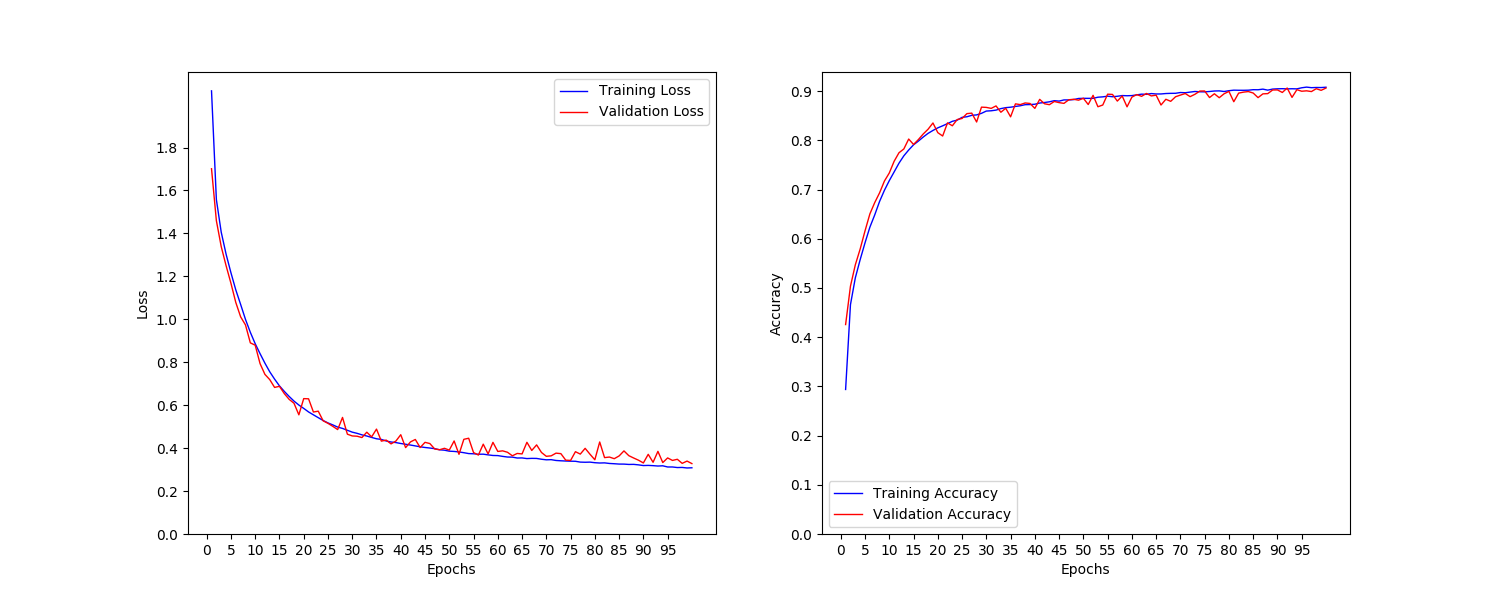

Here is the Python script that generated this plot:
import numpy as np
import struct
import os
import matplotlib.pyplot as plt
import random


class MLP:
    
    def __init__(self, num_inputs=3, num_hidden=[3,5], num_outputs=2, init='rand'):
        
        # intitialize the number of layers
        self.num_inputs = num_inputs
        self.num_hidden = num_hidden
        self.num_outputs = num_outputs
        
        layers = [num_inputs] + num_hidden + [num_outputs]
        
        # initialize the weights, with different methods
        self.weights = []
        for i in range(0, len(layers)-1):
            if init == 'rand':
                w = np.random.rand(layers[i], layers[i+1])
            elif init == 'xavier':
                w = self._xavier_uniform(layers[i], layers[i+1])
            elif init == 'gauss':
                w = np.zeros((layers[i], layers[i+1]))
                for p in range(layers[i]):
                    for q in range(layers[i+1]):
                        w[p][q] = random.gauss(0,1)
            self.weights.append(w)

        # initialize the bias, all zero
        self.bias = []
        for i in range(0, len(layers)-1):
            b = np.zeros(layers[i+1])
            self.bias.append(b)

        # initialize the activations
        self.activations = []
        for i in range(len(layers)):
            a = np.zeros(layers[i])
            self.activations.append(a)

        # initialize the derivatives
        self.derivatives = []
        for i in range(len(layers) - 1):
            d = np.zeros((layers[i], layers[i+1]))
            self.derivatives.append(d)

        # initialize the derivatives of bias
        self.derivatives_b = []
        for i in range(0, len(layers)-1):
            d_b = np.zeros(layers[i+1])
            self.derivatives_b.append(d_b)


            
    def forward_propagation(self, inputs):

        activation = inputs
        self.activations[0] = inputs

        for i, w in enumerate(self.weights):
        # calculate the net inputs
            net_inputs = np.dot(activation, w) + + self.bias[i]
        # calculate the activations
            if i == (len(self.weights) - 1):          # softmax for the last activation
                activation = self._softmax(net_inputs)
            else:
                activation = self._relu(net_inputs)
            self.activations[i+1] = activation
        
        return activation


    def back_propagation(self, target, reg_method, lambd, verbose=False):
        # loop the weights from back to front
        for i in reversed(range(len(self.derivatives))):
            current_activation = self.activations[i]
            next_activation = self.activations[i+1]
            # last layer with softmax as activation function
            if i == len(self.derivatives) - 1:          # last layer
                error = next_activation - target        # (d_E / d_predictin[L]) * (d_predictin[L] / softmax'(z[L]))
                delta = error
                delta_reshaped = delta.reshape(-1, delta.shape[0])
                current_activation_reshaped = current_activation.reshape(current_activation.shape[0], -1)
                if reg_method=='L2':
                    self.derivatives[i] = np.dot(current_activation_reshaped, delta_reshaped) + lambd * self.weights[i]
                elif reg_method=='L1':
                    self.derivatives[i] = np.dot(current_activation_reshaped, delta_reshaped) + lambd * np.sign(self.weights[i])
                else:
                    self.derivatives[i] = np.dot(current_activation_reshaped, delta_reshaped)
                self.derivatives_b[i] = delta
                error = np.dot(delta, self.weights[i].T)
            else:
                delta = error * self._relu_derivatives(next_activation)
                delta_reshaped = delta.reshape(-1, delta.shape[0])
                current_activation_reshaped = current_activation.reshape(current_activation.shape[0], -1)
                if reg_method=='L2':
                    self.derivatives[i] = np.dot(current_activation_reshaped, delta_reshaped) + lambd * self.weights[i]
                elif reg_method=='L1':
                    self.derivatives[i] = np.dot(current_activation_reshaped, delta_reshaped) + lambd * np.sign(self.weights[i])
                else:
                    self.derivatives[i] = np.dot(current_activation_reshaped, delta_reshaped)
                self.derivatives_b[i] = delta
                error = np.dot(delta, self.weights[i].T)
                if verbose == True:
                    print("The derivatives for W{} is: {}".format(i, self.derivatives[i]))


    def gradient_descent(self, learning_rate, verbose=False):
        # update the all weights
        for i in range(len(self.weights)):
            if verbose:
                print("Original W{} is: {}".format(i, self.weights[i]))
                print("Original b{} is: {}".format(i, self.bias[i]))
            self.weights[i] -= learning_rate * self.derivatives[i]
            self.bias[i] -= learning_rate * self.derivatives_b[i]  
            if verbose:
                print("Updated W{} is: {}".format(i, self.weights[i]))
                print("Updated b{} is: {}".format(i, self.bias[i]))


    def report_loss(self, loss_history, loss_history_val, train_accuracy_history, val_accuracy_history, epochs, image_save_path="./learning_curve.png"):
       # get the plot of learning curve and save
        x = np.linspace(1, epochs, epochs)

        plt.figure(figsize=(15,6))
        plt.subplot(121)
        plt.plot(x, loss_history, linewidth=1, c='blue', label='training loss')
        plt.plot(x, loss_history_val, linewidth=1, c='red', label='validation loss')
        plt.xlabel("Epochs")
        plt.ylabel("Loss")
        plt.xticks(np.arange(0,epochs,5))
        plt.yticks(np.arange(0, 2, 0.2))
        plt.legend(["Training Loss", "Validation Loss"])

        plt.subplot(122)
        plt.plot(x, train_accuracy_history, linewidth=1, c='blue', label='training accuracy')
        plt.plot(x, val_accuracy_history, linewidth=1, c='red', label='training accuracy')
        plt.xlabel("Epochs")
        plt.ylabel("Accuracy")
        plt.xticks(np.arange(0,epochs,5))
        plt.yticks(np.arange(0, 1, 0.1))
        plt.legend(["Training Accuracy", "Validation Accuracy"])

        plt.savefig(image_save_path)
        # plt.show()



    def train(self, inputs, targets, val_images, val_labels, epochs, reg_method, lambd, 
                learning_rate, lr_decay=[False, 'linear', 10, 0.8],
                batch_size=1, image_save_path="./learning_curve.png"):
        """
            Implement the train function. 


            Arguments:

            inputs      --      training images.
            targets     --      training labels.
            val_images  --      validation images.
            val_labels  --      validation label.
            epochs      --      number of epoch we train
            learning rate --    step size of gradient descent
            lr_decay    --      A list with:
                                lr_decay[0]: apply learning rate decay or not
                                lr_decay[1]: which method for linear decay, 'linear' or 'non-linear'
                                lr_decay[2]: apply learning_rate decay every lr_decay_para[0] epoch
                                lr_decay[3]: learning_rate -= original_learning_rate * lr_decay_para[1],  for  'linear' method
                                                learning_rate = learning_rate * lr_decay_para[1],  for  'non-linear' method

        """

        print("Train starts: ......")
        # for recording Loss and accuracy
        loss_history = []
        loss_history_val = []
        train_accuracy_history = []
        val_accuracy_history = []
        original_lr = learning_rate

        # feed data from here!
        for i in range(epochs):

            # apply learning rate decay
            if lr_decay[0] and (lr_decay[1] == 'linear') and (i % lr_decay[2] == lr_decay[2] - 1):
                learning_rate -= original_lr * lr_decay[3]
                if learning_rate < 0:
                    learning_rate = original_lr * 0.0001
            if lr_decay[0] and (lr_decay[1] == 'non-linear') and (i % lr_decay[2] == lr_decay[2] - 1):
                learning_rate = learning_rate * lr_decay[3]

            # shuffle the dataset before every epoch training to ensure (Mini-Batch) stochastic gradient descent, SGD
            state = np.random.get_state()       # ensure the images and the labels are shuffled in the same sequence
            np.random.shuffle(inputs)
            np.random.set_state(state)
            np.random.shuffle(targets)

            outputs = []
            derivatives = []
            derivatives_b = []
            epoch_sum_error = 0
            epoch_sum_error_val = 0
            num_true_output = 0
            for j, (input, target) in enumerate(zip(inputs, targets)):
                # forward propagation
                output = self.forward_propagation(input)
                outputs.append(output)
                # back propagation
                self.back_propagation(target, reg_method, lambd)

                # calculating the average derivative of the batch
                derivatives.append(self.derivatives)
                derivatives_b.append(self.derivatives_b)
                if j % batch_size == batch_size - 1:
                    self.derivatives = self._tool(derivatives, batch_size)
                    self.derivatives_b = self._tool(derivatives_b, batch_size)
                    # gradient descent
                    self.gradient_descent(learning_rate)
                    derivatives = []
                    derivatives_b = []

                # sum error of each piece of data
                error_for_each = self._cross_entropy_Regularization(target, output, self.weights, reg_method, lambd)
                epoch_sum_error += error_for_each

            # report the loss and train accuracy of the epoch
            epoch_mean_error = epoch_sum_error / len(inputs)
            loss_history.append(epoch_mean_error)

            # calculating the accuracy on training set
            for k in range(len(inputs)):
                output_k = outputs[k].tolist()
                target_k = targets[k].tolist()
                if output_k.index(max(output_k)) == target_k.index(max(target_k)):
                    num_true_output += 1
            train_accuracy = float(num_true_output) / len(inputs)
            train_accuracy_history.append(train_accuracy)

            # evaluating the outcome on validation set
            preds = []
            num_true_pred = 0
            for image, label in zip(val_images, val_labels):
                pred = self.forward_propagation(image)
                preds.append(pred)
                error_for_each_val = self._cross_entropy_Regularization(label, pred, self.weights, reg_method, lambd)
                epoch_sum_error_val += error_for_each_val
            mean_error_val = epoch_sum_error_val / len(val_images)
            loss_history_val.append(mean_error_val)

            # calculating the accuracy on validation set
            for l in range(len(val_images)):
                pred_i = preds[l].tolist()
                label_i = val_labels[l].tolist()
                if pred_i.index(max(pred_i)) == label_i.index(max(label_i)):
                    num_true_pred += 1
            val_accuracy = float(num_true_pred) / len(val_images)
            val_accuracy_history.append(val_accuracy)

            print(" Epoch {}:  with learning rate of {}\n     Train loss: {}, Val Loss: {},\n     Train accuracy: {}, Val accuracy: {}"
            .format(i, learning_rate, round(epoch_mean_error,6), round(mean_error_val,6), round(train_accuracy,4), round(val_accuracy,4))) 
            print("-------------------------------")
            
        # plot the epoch-loss figure
        self.report_loss(loss_history, loss_history_val, train_accuracy_history, val_accuracy_history, epochs, image_save_path)
        print("------------Train finished!------------")

    
    def evaluate_model(self, images, labels, reg_method, lambd):
        # calculate loss
        sum_error = 0
        num_true_pred = 0
        preds = []
        for image, label in zip(images, labels):
            pred = self.forward_propagation(image)
            preds.append(pred)
            error_for_each = self._cross_entropy_Regularization(label, pred, self.weights, reg_method, lambd)
            sum_error += error_for_each
        mean_error = sum_error / len(images)
        print("Loss on Validation set is: {}".format(mean_error))

        # calculate accuracy
        for i in range(len(images)):
            pred_i = preds[i].tolist()
            label_i = labels[i].tolist()
            if pred_i.index(max(pred_i)) == label_i.index(max(label_i)):
                num_true_pred += 1
        accuracy = float(num_true_pred) / len(images)
        print("Accuracy on Validation set is: {}".format(accuracy))


    def _xavier_uniform(self, row, col):
        a = np.sqrt(6. / (row + col))
        return np.random.uniform(low=-a, high=a, size=[row,col]).astype(np.float32)

    def _relu(self, x):
        for i in range(len(x)):
            if x[i] < 0:
                x[i] = 0
        return x 

    def _relu_derivatives(self, x):
        return np.where(x > 0, 1, 0)

    def _softmax(self, x):
        max = np.max(x)
        return np.exp(x-max) / np.sum(np.exp(x-max))

    # def _cross_entropy(self, target, output):
    #     Loss = 0
    #     for i in range(target.shape[-1]):
    #         Loss += target[i] * np.log(output[i] + 1e-5)
    #     return -Loss

    def _cross_entropy_Regularization(self, target, output, weights, reg_method, lambd):
        Loss = 0
        Reg_cost = 0
        for i in range(target.shape[-1]):
            Loss += target[i] * np.log(output[i] + 1e-5)
        for item in weights:
            if reg_method == 'L2':
                Reg_cost += np.sum(np.square(item))
            if reg_method == 'L1':
                Reg_cost += np.sum(np.abs(item))
        Reg_cost = (lambd/2) * Reg_cost
        return -Loss + Reg_cost

    def _tool(self, d, batch_size):
        """
        the function for data type converting
        """
        d_len = len(d[0])
        d_new = []
        for i in range(d_len):
            d_new.append(np.zeros_like(d[0][i]))
        for i in range(len(d_new)):
            for item in d:
                d_new[i] += item[i]
            d_new[i] = d_new[i] / batch_size
        return d_new


    

# Functions for Loading MNIST DATASET
def load_mnist_train(path, kind='train'):
    labels_path = os.path.join(path,'%s-labels-idx1-ubyte'% kind)
    images_path = os.path.join(path,'%s-images-idx3-ubyte'% kind)
    with open(labels_path, 'rb') as lbpath:
        magic, n = struct.unpack('>II',lbpath.read(8))
        labels = np.fromfile(lbpath,dtype=np.uint8)
    with open(images_path, 'rb') as imgpath:
        magic, num, rows, cols = struct.unpack('>IIII',imgpath.read(16))
        images = np.fromfile(imgpath,dtype=np.uint8).reshape(len(labels), 784)
    return images, labels

def load_mnist_test(path, kind='t10k'):
    labels_path = os.path.join(path,'%s-labels-idx1-ubyte'% kind)
    images_path = os.path.join(path,'%s-images-idx3-ubyte'% kind)
    with open(labels_path, 'rb') as lbpath:
        magic, n = struct.unpack('>II',lbpath.read(8))
        labels = np.fromfile(lbpath,dtype=np.uint8)
    with open(images_path, 'rb') as imgpath:
        magic, num, rows, cols = struct.unpack('>IIII',imgpath.read(16))
        images = np.fromfile(imgpath,dtype=np.uint8).reshape(len(labels), 784)
    return images, labels

def normalize_data(train_images):
    train_images = train_images[:][:] / 255.0
    mean = np.sum(train_images) / (len(train_images) * 28 * 28)
    std = np.sqrt(np.sum((train_images - mean)**2) / (len(train_images) * 28 * 28))
    train_images = (train_images - mean) / std
    return train_images


def sep_validation(train_images, train_labels, val_ratio=0.1):
    """
    seperate the validation set from the whole training set
    """
    val_images = train_images[int(np.shape(train_images)[0] * (1-val_ratio)) :][:]
    val_labels = train_labels[int(np.shape(train_labels)[0] * (1-val_ratio)) :]
    train_images = train_images[0 : int(np.shape(train_images)[0] * (1-val_ratio))][:]
    train_labels = train_labels[0 : int(np.shape(train_labels)[0] * (1-val_ratio))]
    return train_images, train_labels, val_images, val_labels


def trans_labels(original_labels):
    """
    trans original labels to one-hot vector labels
    """
    new_labels = np.zeros((np.shape(original_labels)[0] ,10))
    for i in range(np.shape(original_labels)[0]):
        new_labels[i][original_labels[i]] = 1
    return new_labels




if __name__ == "__main__":
    
    # unpack and load the dataset
    path='../section1/dataset'
    train_images,train_labels=load_mnist_train(path)
    test_images,test_labels=load_mnist_test(path)

    # shuffle the dataset
    state = np.random.get_state()       # ensure the images and the labels are shuffled in the same sequence
    np.random.shuffle(train_images)
    np.random.set_state(state)
    np.random.shuffle(train_labels)

    # normalize data
    train_images = normalize_data(train_images)

    # seperate the validation set from training set
    train_images, train_labels, val_images, val_labels = sep_validation(train_images, train_labels, val_ratio=0.1)

    # convert labels to 2-d array for dimension consistence
    train_labels = train_labels.reshape(np.shape(train_labels)[0], -1)
    val_labels = val_labels.reshape(np.shape(val_labels)[0], -1)
    test_labels = test_labels.reshape(np.shape(test_labels)[0], -1)

    # transfer the label to one-hot vector
    train_labels = trans_labels(train_labels)
    val_labels = trans_labels(val_labels)
    test_labels = trans_labels(test_labels)

    # construct the MLP
    mlp = MLP(784, [32, 16], 10,  init='rand')

    # Regularization method and lambd for L1 and L2 Regularization
    reg_method = 'no'
    lambd = 0.02

    # train the MLP
    mlp.train(train_images, train_labels, val_images, val_labels, epochs=100, 
                reg_method=reg_method, lambd=lambd,
                learning_rate=0.0003, lr_decay=[False, 'non-linear', 5, 0.95],
                batch_size=1, image_save_path="./learning_curve.png")

    # predictions on validation set
    mlp.evaluate_model(val_images, val_labels, reg_method, lambd)


    """
    
    To config the MPL:
        "mlp = MLP(784, [32, 16], 10, init='rand')"
            config the number of layers and number of neurons in each layer.
            init:    choose different ways for initializing the weights, with available options as:
                        'rand' for randomly initializing between [0,1)
                        'xavier' for initializing with Xavier method
                        'Gauss' for Gauss distribution with 0 as mean, and 1 as std
    
    To train the MLP, set the following parameters for different configs:
        "mlp.train()"
            train_images:   the training images
            train_labels:   the training labels
            val_images:     the validation images
            val_labels:     the validation labels
            epochs:         the number of epoch to train
            reg_method:     regularization method to apply, with available options as:
                                'L1' for L1 regularization
                                'L2' for L2 regularization
                                ''   for no regularization applied
            lambd:          the lambd for L1 and L2 regularization
            learning_rate:  learning rate as you know
            lr_decay:       a list for changing learning rate in training process, with elements as:
                                lr_decay[0]: apply learning rate decay or not
                                lr_decay[1]: which method for linear decay, 'linear' or 'non-linear'
                                lr_decay[2]: apply learning_rate decay every lr_decay_para[0] epoch
                                lr_decay[3]: learning_rate -= original_learning_rate * lr_decay_para[1],  for  'linear' method
                                            learning_rate = learning_rate * lr_decay_para[1],  for  'non-linear' method
            batch_size:     batch size as you know :)
            image_save_path:    the path for saving the learning curve
            
    
    """



    
